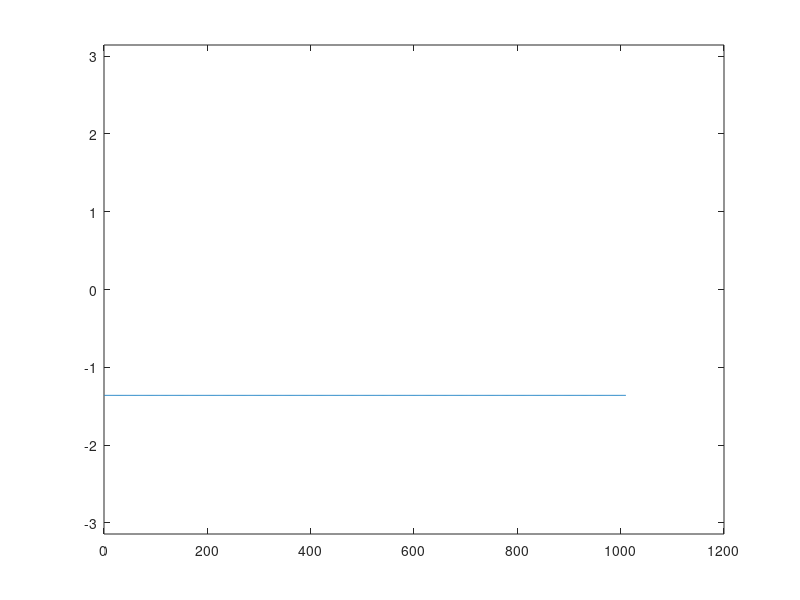

Here is the MATLAB script that generated this plot:
c = 3e8;
f = 1e9;
lambda = c/f;
d = lambda/2;
fs = 1.01e3;
t = [0:1/fs:1-1/fs]';

ant_0 = [0 0 0];
ant_1 = [d 0 0];
ant_2 = [0 d 0];
az = 60;
el = 30;
R_0 = 5e5;
target = [R_0*cosd(el)*cosd(az) R_0*cosd(el)*sind(az) R_0*sind(el)];
R_1 = norm(target-ant_1);
R_2 = norm(target-ant_2);

% del_phi_1 = -(R_0-R_1)/lambda*2*pi;
% del_phi_2 = -(R_0-R_2)/lambda*2*pi;
target_proj = [R_0*cosd(el)*cosd(az) R_0*cosd(el)*sind(az) 0];
d_0 = norm(target_proj-ant_0);
d_1 = norm(target_proj-ant_1);
d_2 = norm(target_proj-ant_2);

%%
y_0 = exp(j*2*pi*f*(t-R_0/c));
y_1 = exp(j*2*pi*f*(t-R_1/c));
y_2 = exp(j*2*pi*f*(t-R_2/c));
del_phi_1 = angle(y_0./y_1)+1e-5;
del_phi_2 = angle(y_0./y_2)+1e-5;
plot(del_phi_1); ylim([-pi pi]);
del_phi_1_theory = -(R_0-R_1)/lambda*2*pi;
phi = atan2d(-del_phi_2, -del_phi_1);
mean(phi)
% theta = acosd(-del_phi_1*lambda/(2*pi*d*cosd(az)))
